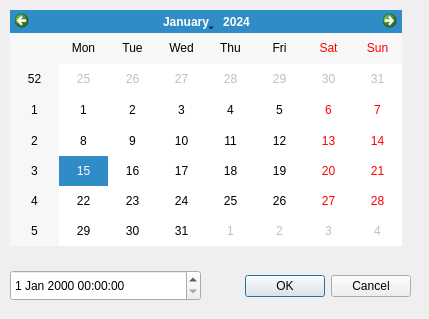
<?xml version="1.0" encoding="UTF-8"?>
<ui version="4.0">
 <class>DateDialog</class>
 <widget class="QDialog" name="DateDialog">
  <property name="geometry">
   <rect>
    <x>0</x>
    <y>0</y>
    <width>429</width>
    <height>319</height>
   </rect>
  </property>
  <property name="windowTitle">
   <string>Dialog</string>
  </property>
  <widget class="QDialogButtonBox" name="buttonBox">
   <property name="geometry">
    <rect>
     <x>70</x>
     <y>270</y>
     <width>341</width>
     <height>32</height>
    </rect>
   </property>
   <property name="orientation">
    <enum>Qt::Horizontal</enum>
   </property>
   <property name="standardButtons">
    <set>QDialogButtonBox::Cancel|QDialogButtonBox::Ok</set>
   </property>
  </widget>
  <widget class="QDateTimeEdit" name="dateTimeEdit">
   <property name="geometry">
    <rect>
     <x>10</x>
     <y>270</y>
     <width>191</width>
     <height>31</height>
    </rect>
   </property>
  </widget>
  <widget class="QCalendarWidget" name="calendarWidget">
   <property name="geometry">
    <rect>
     <x>10</x>
     <y>10</y>
     <width>392</width>
     <height>236</height>
    </rect>
   </property>
  </widget>
 </widget>
 <resources/>
 <connections>
  <connection>
   <sender>buttonBox</sender>
   <signal>accepted()</signal>
   <receiver>DateDialog</receiver>
   <slot>accept()</slot>
   <hints>
    <hint type="sourcelabel">
     <x>248</x>
     <y>254</y>
    </hint>
    <hint type="destinationlabel">
     <x>157</x>
     <y>274</y>
    </hint>
   </hints>
  </connection>
  <connection>
   <sender>buttonBox</sender>
   <signal>rejected()</signal>
   <receiver>DateDialog</receiver>
   <slot>reject()</slot>
   <hints>
    <hint type="sourcelabel">
     <x>316</x>
     <y>260</y>
    </hint>
    <hint type="destinationlabel">
     <x>286</x>
     <y>274</y>
    </hint>
   </hints>
  </connection>
 </connections>
</ui>
